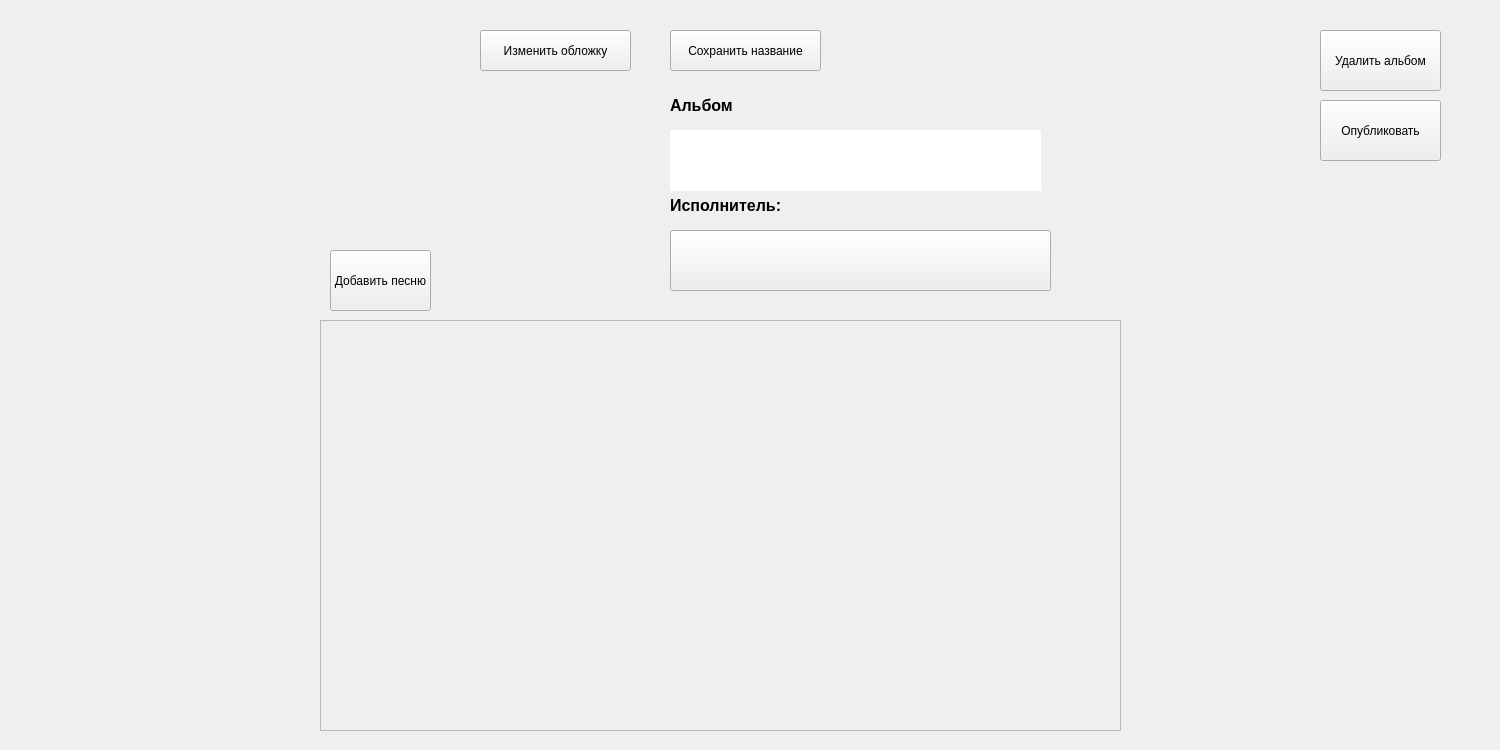
<?xml version="1.0" encoding="UTF-8"?>
<ui version="4.0">
 <class>AlbumFragment</class>
 <widget class="QFrame" name="AlbumFragment">
  <property name="geometry">
   <rect>
    <x>0</x>
    <y>0</y>
    <width>1500</width>
    <height>750</height>
   </rect>
  </property>
  <property name="windowTitle">
   <string>Frame</string>
  </property>
  <widget class="QPushButton" name="pb_changeName">
   <property name="geometry">
    <rect>
     <x>670</x>
     <y>30</y>
     <width>151</width>
     <height>41</height>
    </rect>
   </property>
   <property name="text">
    <string>Сохранить название</string>
   </property>
  </widget>
  <widget class="QPushButton" name="pb_changeCover">
   <property name="geometry">
    <rect>
     <x>480</x>
     <y>30</y>
     <width>151</width>
     <height>41</height>
    </rect>
   </property>
   <property name="text">
    <string>Изменить обложку</string>
   </property>
  </widget>
  <widget class="QLineEdit" name="LE_name">
   <property name="geometry">
    <rect>
     <x>670</x>
     <y>130</y>
     <width>371</width>
     <height>61</height>
    </rect>
   </property>
   <property name="font">
    <font>
     <family>Segoe UI Black</family>
     <pointsize>12</pointsize>
     <weight>75</weight>
     <bold>true</bold>
    </font>
   </property>
   <property name="styleSheet">
    <string notr="true">border: none</string>
   </property>
  </widget>
  <widget class="QScrollArea" name="scrollArea">
   <property name="geometry">
    <rect>
     <x>320</x>
     <y>320</y>
     <width>801</width>
     <height>411</height>
    </rect>
   </property>
   <property name="widgetResizable">
    <bool>true</bool>
   </property>
   <widget class="QWidget" name="scrollAreaWidgetContents">
    <property name="geometry">
     <rect>
      <x>0</x>
      <y>0</y>
      <width>799</width>
      <height>409</height>
     </rect>
    </property>
   </widget>
  </widget>
  <widget class="QPushButton" name="pb_remove">
   <property name="geometry">
    <rect>
     <x>1320</x>
     <y>30</y>
     <width>121</width>
     <height>61</height>
    </rect>
   </property>
   <property name="text">
    <string>Удалить альбом</string>
   </property>
  </widget>
  <widget class="QPushButton" name="pb_perf">
   <property name="geometry">
    <rect>
     <x>670</x>
     <y>230</y>
     <width>381</width>
     <height>61</height>
    </rect>
   </property>
   <property name="font">
    <font>
     <family>Segoe UI Black</family>
     <pointsize>12</pointsize>
     <weight>75</weight>
     <bold>true</bold>
    </font>
   </property>
   <property name="styleSheet">
    <string notr="true"/>
   </property>
   <property name="text">
    <string/>
   </property>
  </widget>
  <widget class="QLabel" name="l_Cover">
   <property name="geometry">
    <rect>
     <x>440</x>
     <y>100</y>
     <width>200</width>
     <height>200</height>
    </rect>
   </property>
   <property name="minimumSize">
    <size>
     <width>200</width>
     <height>0</height>
    </size>
   </property>
   <property name="text">
    <string/>
   </property>
  </widget>
  <widget class="QPushButton" name="pb_public">
   <property name="geometry">
    <rect>
     <x>1320</x>
     <y>100</y>
     <width>121</width>
     <height>61</height>
    </rect>
   </property>
   <property name="text">
    <string>Опубликовать</string>
   </property>
  </widget>
  <widget class="QLabel" name="label">
   <property name="geometry">
    <rect>
     <x>670</x>
     <y>190</y>
     <width>371</width>
     <height>31</height>
    </rect>
   </property>
   <property name="font">
    <font>
     <family>Segoe UI</family>
     <pointsize>12</pointsize>
     <weight>75</weight>
     <bold>true</bold>
    </font>
   </property>
   <property name="text">
    <string>Исполнитель:</string>
   </property>
  </widget>
  <widget class="QLabel" name="label_2">
   <property name="geometry">
    <rect>
     <x>670</x>
     <y>90</y>
     <width>81</width>
     <height>31</height>
    </rect>
   </property>
   <property name="font">
    <font>
     <family>Segoe UI</family>
     <pointsize>12</pointsize>
     <weight>75</weight>
     <bold>true</bold>
    </font>
   </property>
   <property name="text">
    <string>Альбом</string>
   </property>
  </widget>
  <widget class="QPushButton" name="pb_addSong">
   <property name="geometry">
    <rect>
     <x>330</x>
     <y>250</y>
     <width>101</width>
     <height>61</height>
    </rect>
   </property>
   <property name="text">
    <string>Добавить песню</string>
   </property>
  </widget>
 </widget>
 <resources/>
 <connections/>
</ui>
